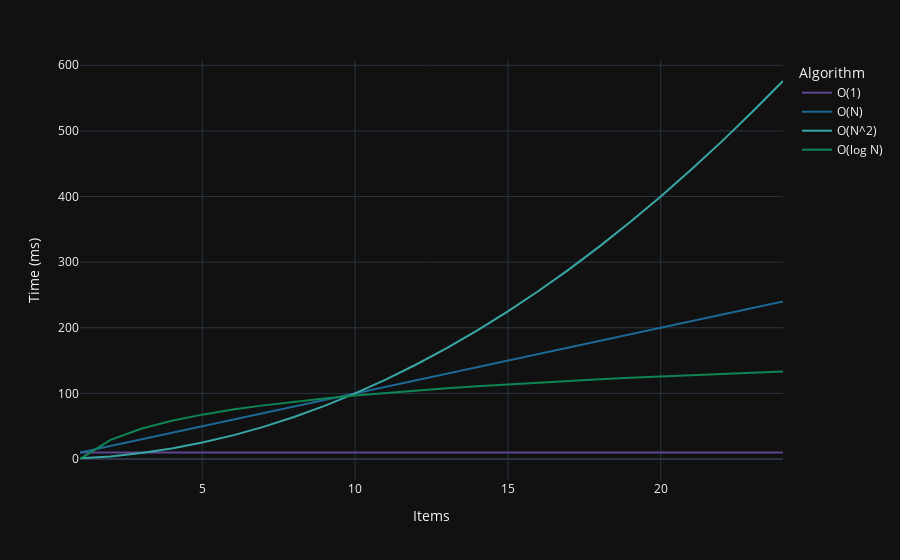

Notebook cell for this chart:
### Code cell
px.line(df, x='Items', y='Time (ms)', color='Algorithm')

### Figure 1 — Plotly figure (JSON) as saved in the notebook; plotly's stock layout.template omitted (floating-point values rounded to 4 significant figures)
{"data": [{"hovertemplate": "Algorithm=O(1)<br>Items=%{x}<br>Time (ms)=%{y}<extra></extra>", "legendgroup": "O(1)", "line": {"color": "rgb(95, 70, 144)", "dash": "solid"}, "marker": {"symbol": "circle"}, "mode": "lines", "name": "O(1)", "orientation": "v", "showlegend": true, "type": "scatter", "x": [1, 2, 3, 4, 5, 6, 7, 8, 9, 10, 11, 12, 13, 14, 15, 16, 17, 18, 19, 20, 21, 22, 23, 24], "xaxis": "x", "y": [10, 10, 10, 10, 10, 10, 10, 10, 10, 10, 10, 10, 10, 10, 10, 10, 10, 10, 10, 10, 10, 10, 10, 10], "yaxis": "y"}, {"hovertemplate": "Algorithm=O(N)<br>Items=%{x}<br>Time (ms)=%{y}<extra></extra>", "legendgroup": "O(N)", "line": {"color": "rgb(29, 105, 150)", "dash": "solid"}, "marker": {"symbol": "circle"}, "mode": "lines", "name": "O(N)", "orientation": "v", "showlegend": true, "type": "scatter", "x": [1, 2, 3, 4, 5, 6, 7, 8, 9, 10, 11, 12, 13, 14, 15, 16, 17, 18, 19, 20, 21, 22, 23, 24], "xaxis": "x", "y": [10, 20, 30, 40, 50, 60, 70, 80, 90, 100, 110, 120, 130, 140, 150, 160, 170, 180, 190, 200, 210, 220, 230, 240], "yaxis": "y"}, {"hovertemplate": "Algorithm=O(N^2)<br>Items=%{x}<br>Time (ms)=%{y}<extra></extra>", "legendgroup": "O(N^2)", "line": {"color": "rgb(56, 166, 165)", "dash": "solid"}, "marker": {"symbol": "circle"}, "mode": "lines", "name": "O(N^2)", "orientation": "v", "showlegend": true, "type": "scatter", "x": [1, 2, 3, 4, 5, 6, 7, 8, 9, 10, 11, 12, 13, 14, 15, 16, 17, 18, 19, 20, 21, 22, 23, 24], "xaxis": "x", "y": [1, 4, 9, 16, 25, 36, 49, 64, 81, 100, 121, 144, 169, 196, 225, 256, 289, 324, 361, 400, 441, 484, 529, 576], "yaxis": "y"}, {"hovertemplate": "Algorithm=O(log N)<br>Items=%{x}<br>Time (ms)=%{y}<extra></extra>", "legendgroup": "O(log N)", "line": {"color": "rgb(15, 133, 84)", "dash": "solid"}, "marker": {"symbol": "circle"}, "mode": "lines", "name": "O(log N)", "orientation": "v", "showlegend": true, "type": "scatter", "x": [1, 2, 3, 4, 5, 6, 7, 8, 9, 10, 11, 12, 13, 14, 15, 16, 17, 18, 19, 20, 21, 22, 23, 24], "xaxis": "x", "y": [0, 29.11, 46.14, 58.22, 67.6, 75.25, 81.73, 87.34, 92.28, 96.71, 100.7, 104.4, 107.7, 110.8, 113.7, 116.4, 119.0, 121.4, 123.7, 125.8, 127.9, 129.8, 131.7, 133.5], "yaxis": "y"}], "layout": {"legend": {"title": {"text": "Algorithm"}, "tracegroupgap": 0}, "margin": {"t": 60}, "xaxis": {"anchor": "y", "domain": [0, 1], "title": {"text": "Items"}}, "yaxis": {"anchor": "x", "domain": [0, 1], "title": {"text": "Time (ms)"}}}}
